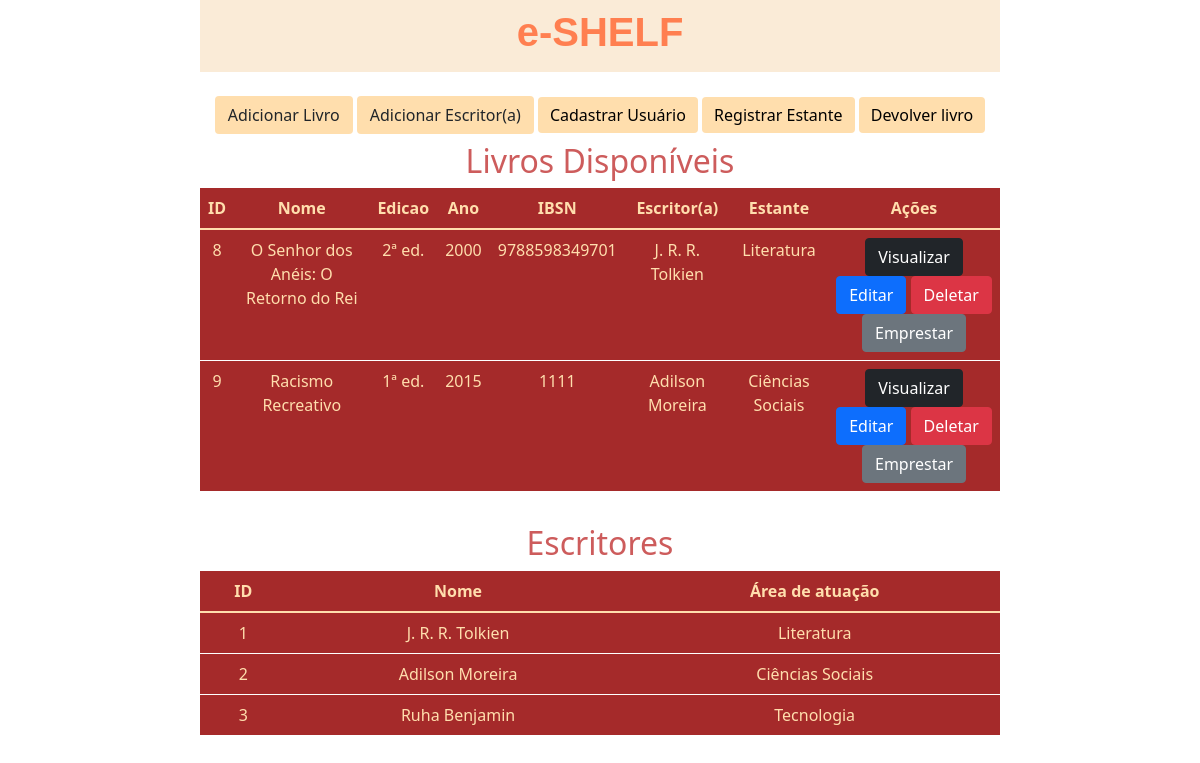
The page / on the database its author committed.
### app/models.py (models this page shows)
class Livro(models.Model):
    nome = models.CharField(max_length=50)
    edicao = models.CharField(max_length=30)
    ano = models.IntegerField()
    ibsn = models.CharField(max_length=13)
    escritor = models.ForeignKey(Escritor, on_delete=CASCADE, null=True)
    estante = models.ForeignKey(Estante, on_delete=CASCADE, null=True)

class Escritor(models.Model):
    nome = models.CharField(max_length=50)
    area_atuacao = models.CharField(max_length=50)

class Estante(models.Model):
    categoria = models.CharField(max_length=50)

### app/views.py (the view)
# urls.py: 2. Add a URL to urlpatterns:  path('', views.home, name='home')
def home(request):
    data = {}
    data['db'] = Livro.objects.raw("Select * from app_livro where id not in (select livro_id from app_emprestimo)")
    data['dbe'] = Escritor.objects.all()
    return render(request, 'index.html', data)

### app/templates/index.html (shortened to what this page needs)
<!DOCTYPE html>
<html lang="pt-br">
    <head>
        <link rel="stylesheet" href="https://cdn.jsdelivr.net/npm/bootstrap@5.1.3/dist/css/bootstrap.min.css" rel="stylesheet">
    </head>
    <body>
        <div class="col-8 m-auto pt-2 pb-2 text-center" style="background-color: antiquewhite;">
            <h1 style="color: coral; font-family: 'Trebuchet MS', 'Lucida Sans Unicode', 'Lucida Grande', 'Lucida Sans', Arial, sans-serif; font-weight: bolder;" >
                e-SHELF
            </h1>
        </div>
        <div class="menu text-center mt-4" >
            <a href="/form" class="btn btn-successs" style="background-color: navajowhite;">
                Adicionar Livro
            </a>
            <a href="/form_e" class="btn btn-successs" style="background-color: navajowhite;">
                Adicionar Escritor(a)
            </a>
            <a href="/form_user" class="btn btn-success" style="background-color: navajowhite; color: black; border: white;">Cadastrar Usuário</a>
            <a href="/form_est" class="btn btn-success" style="background-color: navajowhite; color: black; border: white;">Registrar Estante</a>
            <a href="/devolver" class="btn btn-success" style="background-color: navajowhite; color: black; border: white;">Devolver livro</a>
        </div>
        <div class="col-8 m-auto pt-2 pb-2 text-center">
            <table class="table" style="background-color: brown; color: navajowhite; border: white;">
                <h2 style="color: indianred;">Livros Disponíveis</h2>
                <thead>
                  <tr>
                    <th scope="col">ID</th>
                    <th scope="col">Nome</th>
                    <th scope="col">Edicao</th>
                    <th scope="col">Ano</th>
                    <th scope="col">IBSN</th>
                    <th scope="col">Escritor(a)</th>
                    <th scope="col">Estante</th>
                    <th scope="col">Ações</th>
                  </tr>
                </thead>
                <tbody>
                    {% for dbs in db %}
                    <tr>
                        <td>{{dbs.id}}</td>
                        <td>{{dbs.nome}}</td>
                        <td>{{dbs.edicao}}</td>
                        <td>{{dbs.ano}}</td>
                        <td>{{dbs.ibsn}}</td>
                        <td>{{dbs.escritor.nome}}</td>
                        <td>{{dbs.estante.categoria}}</td>
                        <td>
                            <a href="/view/{{dbs.id}}" class="btn btn-dark">Visualizar</a>
                            <a href="/edit/{{dbs.id}}" class="btn btn-primary">Editar</a>
                            <a href="/delete/{{dbs.id}}" class="btn btn-danger btnDel">Deletar</a>
                            <a href="/emprestar/{{dbs.id}}" class="btn btn-secondary">Emprestar</a>
                        </td>
                      </tr>
                    {%endfor%}
            </table>
        </div>
        {% load static %}
        <div class="col-8 m-auto pt-2 pb-2 text-center">
            <table class="table" style="background-color: brown; color: navajowhite; border: white;">
                <h2 style="color: indianred;">Escritores</h2>
                <thead>
                  <tr>
                    <th scope="col">ID</th>
                    <th scope="col">Nome</th>
                    <th scope="col">Área de atuação</th>
                  </tr>
                </thead>
                <tbody>
                    {% for dbes in dbe %}
                    <tr>
                        <td>{{dbes.id}}</td>
                        <td>{{dbes.nome}}</td>
                        <td>{{dbes.area_atuacao}}</td>
                    </tr>
                    {%endfor%}
            </table>
        </div>
    </body>
</html>

### rows shown on the page
Livro: id "8", nome "O Senhor dos Anéis: O Retorno do Rei", edicao "2ª ed.", ano "2000", ibsn "9788598349701", escritor.nome "J. R. R. Tolkien", estante.categoria "Literatura"
Livro: id "9", nome "Racismo Recreativo", edicao "1ª ed.", ano "2015", ibsn "1111", escritor.nome "Adilson Moreira", estante.categoria "Ciências Sociais"
Escritor: id "1", nome "J. R. R. Tolkien", area_atuacao "Literatura"
Escritor: id "2", nome "Adilson Moreira", area_atuacao "Ciências Sociais"
Escritor: id "3", nome "Ruha Benjamin", area_atuacao "Tecnologia"
